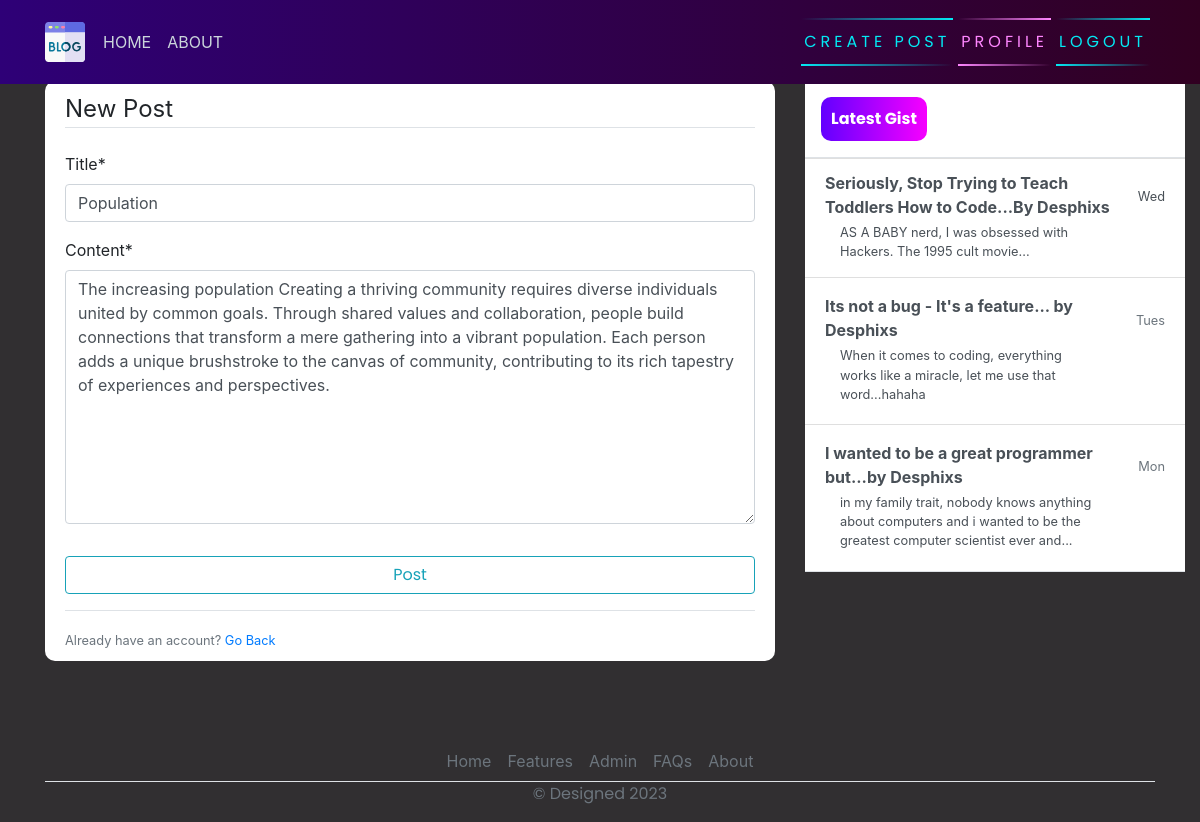
The page /post/7/update (signed in) on the database its author committed.
### blog/models.py (models this page shows, shortened)
class Post(models.Model):
    title = models.CharField(max_length=200)
    content = models.TextField()
    date_posted = models.DateTimeField(default=timezone.now)
    author = models.ForeignKey(User, on_delete=models.CASCADE)

### blog/views.py (the view, shortened to what this page needs)
# urls.py: path('post/<int:pk>/update', PostUpdateView.as_view(), name="blog-update"),
class PostUpdateView(LoginRequiredMixin, UserPassesTestMixin, UpdateView):
    model = Post
    fields = ['title', 'content']
    def test_func(self):
        post = self.get_object()
        if self.request.user == post.author:
            return True
        return False

### blog/templates/blog/post_form.html (shortened to what this page needs)
{% extends 'blog/base.html' %}
{% load crispy_forms_tags %}
{% block content %}
    <div class="content-section">
        <form action="" method="post">
            <fieldset class="form-group">
                <legend class="border-bottom mb-4">New Post</legend>
                {{ form|crispy }}
            </fieldset>
            <div class="form-group">
                <button class="btn btn-outline-info" type="submit">Post</button>
            </div>
        </form>
        <div class="border-top pt-3">
            <small class="text-muted">Already have an account? <a href="{% url 'blog-home' %}">Go Back</a></small>
        </div>
    </div>
{% endblock content %}

### blog/static/blog/main.css (style rules this page uses)
body { background-color: hsl(300, 2%, 19%); margin-top: 5rem; background-size: contain; background-repeat: no-repeat; }
.content-section { background: #ffffff; padding: 10px 20px; border-radius: 10px; margin-bottom: 20px; }
button { font-family: 'Poppins', sans-serif; border: none; outline: 0; display: inline-block; padding: 8px; color: white; background-color: #000; text-align: center; cursor: pointer; width: 100%; font-size: 18px; transition: 1s; background: linear-gradient(270deg, rgb(247, 0, 255) 0%, rgb(98, 0, 255) 100%); }

### rows shown on the page
Post: title "Population", content "The increasing population Creating a thriving community requires diverse individuals united by common goals. Through shared values and collaboration, people build connections that transform a mere gathering into a vibrant population. Each person adds a unique brushstroke to the canvas of community, contributing to its rich tapestry of experiences and perspectives."
